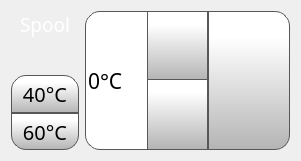
    <widget class="QWidget" name="horizontalLayoutWidget_7">
     <property name="geometry">
      <rect>
       <x>680</x>
       <y>300</y>
       <width>301</width>
       <height>161</height>
      </rect>
     </property>
     <layout class="QHBoxLayout" name="horizontalLayout_16" stretch="1,3">
      <item>
       <layout class="QVBoxLayout" name="verticalLayout_9">
        <property name="spacing">
         <number>0</number>
        </property>
        <item alignment="Qt::AlignHCenter">
         <widget class="QLabel" name="spoolLabel">
          <property name="font">
           <font>
            <family>Gotham Light</family>
            <pointsize>14</pointsize>
            <weight>50</weight>
            <bold>false</bold>
           </font>
          </property>
          <property name="styleSheet">
           <string notr="true">color: rgb(255, 255, 255);</string>
          </property>
          <property name="text">
           <string>Spool</string>
          </property>
         </widget>
        </item>
        <item alignment="Qt::AlignHCenter">
         <widget class="QLabel" name="spoolLabel_1">
          <property name="minimumSize">
           <size>
            <width>20</width>
            <height>20</height>
           </size>
          </property>
          <property name="maximumSize">
           <size>
            <width>40</width>
            <height>40</height>
           </size>
          </property>
          <property name="font">
           <font>
            <family>Gotham</family>
            <pointsize>16</pointsize>
            <weight>50</weight>
            <bold>false</bold>
            <underline>false</underline>
            <strikeout>false</strikeout>
           </font>
          </property>
          <property name="styleSheet">
           <string notr="true">margin : 4px</string>
          </property>
          <property name="text">
           <string/>
          </property>
          <property name="pixmap">
           <pixmap resource="../resources/resource.qrc">:/Icons/img/icons/spoolHeating.png</pixmap>
          </property>
          <property name="scaledContents">
           <bool>true</bool>
          </property>
         </widget>
        </item>
        <item>
         <widget class="QPushButton" name="spool40PreheatButton">
          <property name="sizePolicy">
           <sizepolicy hsizetype="Expanding" vsizetype="Expanding">
            <horstretch>0</horstretch>
            <verstretch>0</verstretch>
           </sizepolicy>
          </property>
          <property name="minimumSize">
           <size>
            <width>0</width>
            <height>0</height>
           </size>
          </property>
          <property name="font">
           <font>
            <family>Gotham</family>
            <pointsize>15</pointsize>
           </font>
          </property>
          <property name="styleSheet">
           <string notr="true">QPushButton {
     border: 1px solid rgb(87, 87, 87);

	background-color: qlineargradient(spread:pad, x1:0, y1:1, x2:0, y2:0.188, stop:0 rgba(180, 180, 180, 255), stop:1 rgba(255, 255, 255, 255));
	border-top-right-radius: 15px;
border-top-left-radius: 15px;

}

QPushButton:pressed {
    background-color: qlineargradient(x1: 0, y1: 0, x2: 0, y2: 1,
                                      stop: 0 #dadbde, stop: 1 #f6f7fa);
}

QPushButton:flat {
    border: none; /* no border for a flat push button */
}

QPushButton:default {
    border-color: navy; /* make the default button prominent */
}

QPushButton:focus {
	outline: none;
}</string>
          </property>
          <property name="text">
           <string>40°C</string>
          </property>
          <property name="iconSize">
           <size>
            <width>50</width>
            <height>50</height>
           </size>
          </property>
          <property name="checkable">
           <bool>false</bool>
          </property>
          <property name="autoDefault">
           <bool>false</bool>
          </property>
          <property name="default">
           <bool>false</bool>
          </property>
          <property name="flat">
           <bool>false</bool>
          </property>
         </widget>
        </item>
        <item>
         <widget class="QPushButton" name="spool60PreheatButton">
          <property name="sizePolicy">
           <sizepolicy hsizetype="Expanding" vsizetype="Expanding">
            <horstretch>0</horstretch>
            <verstretch>0</verstretch>
           </sizepolicy>
          </property>
          <property name="minimumSize">
           <size>
            <width>0</width>
            <height>0</height>
           </size>
          </property>
          <property name="font">
           <font>
            <family>Gotham</family>
            <pointsize>15</pointsize>
           </font>
          </property>
          <property name="styleSheet">
           <string notr="true">QPushButton {
     border: 1px solid rgb(87, 87, 87);

	background-color: qlineargradient(spread:pad, x1:0, y1:1, x2:0, y2:0.188, stop:0 rgba(180, 180, 180, 255), stop:1 rgba(255, 255, 255, 255));
	border-bottom-right-radius: 15px;
border-bottom-left-radius: 15px;
}

QPushButton:pressed {
    background-color: qlineargradient(x1: 0, y1: 0, x2: 0, y2: 1,
                                      stop: 0 #dadbde, stop: 1 #f6f7fa);
}

QPushButton:flat {
    border: none; /* no border for a flat push button */
}

QPushButton:default {
    border-color: navy; /* make the default button prominent */
}

QPushButton:focus {
	outline: none;
}</string>
          </property>
          <property name="text">
           <string>60°C</string>
          </property>
          <property name="iconSize">
           <size>
            <width>50</width>
            <height>50</height>
           </size>
          </property>
          <property name="checkable">
           <bool>false</bool>
          </property>
          <property name="autoDefault">
           <bool>false</bool>
          </property>
          <property name="default">
           <bool>false</bool>
          </property>
          <property name="flat">
           <bool>false</bool>
          </property>
         </widget>
        </item>
       </layout>
      </item>
      <item>
       <layout class="QHBoxLayout" name="horizontalLayout_17" stretch="3,2">
        <property name="spacing">
         <number>0</number>
        </property>
        <item>
         <widget class="QSpinBox" name="spoolTempSpinBox">
          <property name="sizePolicy">
           <sizepolicy hsizetype="Expanding" vsizetype="Expanding">
            <horstretch>0</horstretch>
            <verstretch>0</verstretch>
           </sizepolicy>
          </property>
          <property name="font">
           <font>
            <family>Gotham</family>
            <pointsize>16</pointsize>
           </font>
          </property>
          <property name="styleSheet">
           <string notr="true">QSpinBox {
border-bottom-left-radius: 15px;
border-top-left-radius: 15px;
qproperty-alignment: 'AlignVCenter | AlignHCenter';
border: 1px solid rgb(87, 87, 87);
	background-color: rgb(255, 255, 255);
}

QSpinBox ::text {
	background-color: rgb(255, 146, 57);
}

QSpinBox ::text:selected {
	background-color: rgb(255, 146, 57);
   
}
QSpinBox::up-button {
     border-left: 1px solid rgb(87, 87, 87);
border-bottom: 1px solid rgb(87, 87, 87);

    min-width: 60px;   /* sets minimal button width */
	background-color: qlineargradient(spread:pad, x1:0, y1:1, x2:0, y2:0.188, stop:0 rgba(180, 180, 180, 255), stop:1 rgba(255, 255, 255, 255));
}

QSpinBox::up-arrow { image: url(:/Navigation/img/Navigation/arrows.png);
    width: 25px;
     height: 25px;
padding: 5px; 
}



QSpinBox::up-button:pressed {
    background-color: qlineargradient(x1: 0, y1: 0, x2: 0, y2: 1,
                                      stop: 0 #dadbde, stop: 1 #f6f7fa);
}


QSpinBox::down-button {
     border-left: 1px solid rgb(87, 87, 87);
border-top: 1px solid rgb(87, 87, 87);
    min-width: 60px;   /* sets minimal button width */
	background-color: qlineargradient(spread:pad, x1:0, y1:1, x2:0, y2:0.188, stop:0 rgba(180, 180, 180, 255), stop:1 rgba(255, 255, 255, 255));
margin-top: -2px;

}

QSpinBox::down-arrow {image: url(:/Navigation/img/Navigation/arrows-5.png);
    width: 25px;
     height: 25px;
padding: 5px;
}

QSpinBox::down-button:pressed {
    background-color: qlineargradient(x1: 0, y1: 0, x2: 0, y2: 1,
                                      stop: 0 #dadbde, stop: 1 #f6f7fa);

}

</string>
          </property>
          <property name="frame">
           <bool>false</bool>
          </property>
          <property name="readOnly">
           <bool>false</bool>
          </property>
          <property name="buttonSymbols">
           <enum>QAbstractSpinBox::UpDownArrows</enum>
          </property>
          <property name="accelerated">
           <bool>true</bool>
          </property>
          <property name="suffix">
           <string>°C</string>
          </property>
          <property name="maximum">
           <number>150</number>
          </property>
          <property name="singleStep">
           <number>1</number>
          </property>
          <property name="value">
           <number>0</number>
          </property>
         </widget>
        </item>
        <item>
         <widget class="QPushButton" name="setSpoolTempButton">
          <property name="sizePolicy">
           <sizepolicy hsizetype="Expanding" vsizetype="Expanding">
            <horstretch>0</horstretch>
            <verstretch>0</verstretch>
           </sizepolicy>
          </property>
          <property name="font">
           <font>
            <family>Gotham</family>
            <pointsize>13</pointsize>
           </font>
          </property>
          <property name="styleSheet">
           <string notr="true">QPushButton {
     border: 1px solid rgb(87, 87, 87);
	background-color: qlineargradient(spread:pad, x1:0, y1:1, x2:0, y2:0.188, stop:0 rgba(180, 180, 180, 255), stop:1 rgba(255, 255, 255, 255));
border-top-right-radius: 15px;
border-bottom-right-radius: 15px;

}

QPushButton:pressed {
    background-color: qlineargradient(x1: 0, y1: 0, x2: 0, y2: 1,
                                      stop: 0 #dadbde, stop: 1 #f6f7fa);
}

QPushButton:flat {
    border: none; /* no border for a flat push button */
}

QPushButton:default {
    border-color: navy; /* make the default button prominent */
}

QPushButton:focus {
	outline: none;
}</string>
          </property>
          <property name="text">
           <string/>
          </property>
          <property name="icon">
           <iconset resource="../resources/resource.qrc">
            <normaloff>:/Icons/img/icons/verification-mark.png</normaloff>:/Icons/img/icons/verification-mark.png</iconset>
          </property>
          <property name="iconSize">
           <size>
            <width>30</width>
            <height>30</height>
           </size>
          </property>
         </widget>
        </item>
       </layout>
      </item>
     </layout>
    </widget>
